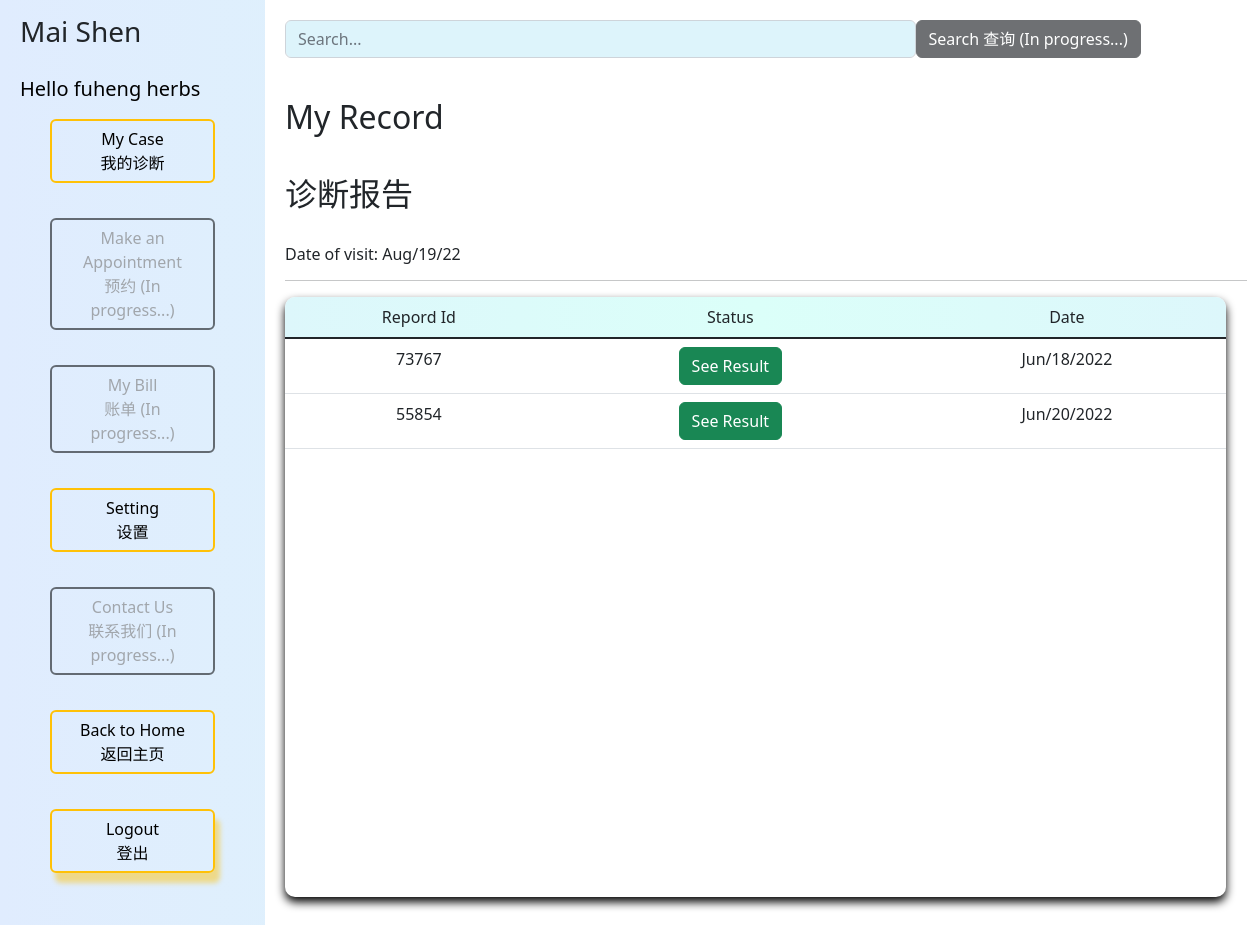
/dashboard/allcase/8, run on an earlier commit of the app's database.
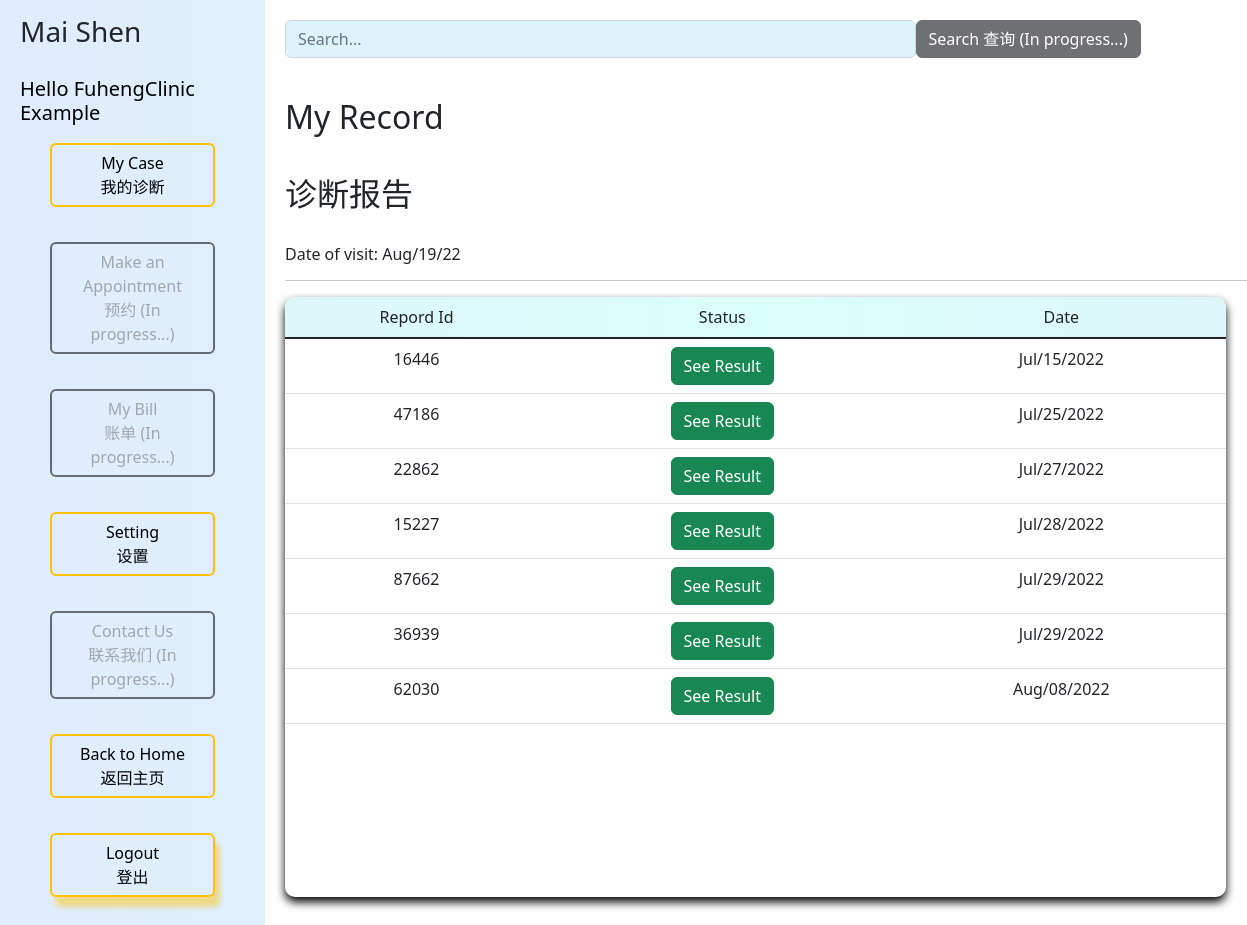
And on a later commit of the database.
### firstTrial/models.py (models this page shows)
class Patient(models.Model):
    firstName = models.CharField(max_length=45)
    lastName = models.CharField(max_length=45)
    email = models.EmailField(max_length=70)
    password = models.CharField(max_length=255)
    sex = models.CharField(max_length=20)
    date_of_birth = models.DateField(null=False, blank=False)
    phone_number = models.CharField( max_length=10)
    insurance = models.CharField(max_length=45)
    insuranceId = models.CharField(max_length=45)
    hearUs = models.CharField(max_length=45)
    referByFriend = models.CharField(max_length=105)
    created_at = models.DateTimeField(auto_now_add=True)
    updated_at = models.DateTimeField(auto_now=True)
    objects = PatientManager()

class PatientForm(models.Model):
    patient = models.ForeignKey(Patient, related_name="patientForm", on_delete=models.CASCADE)
    sympton = models.TextField(blank=True, null=True)
    lastVisit = models.CharField(max_length=20)
    lastVisitComment = models.TextField(blank=True)
    newComplaints = models.CharField(max_length=20)
    newComplaintsComment = models.TextField(blank=True)
    changeMedication = models.CharField(max_length=50)
    changeLastVisit = models.CharField(max_length=50)
    sweat = models.CharField(max_length=30)
    sweatOther = models.TextField(blank=True)
    appetite = models.CharField(max_length=30)
    appetiteOther = models.TextField(blank=True)
    sleep = models.CharField(max_length=30)
    sleepOther = models.TextField(blank=True)
    tinnitus = models.CharField(max_length=30)
    tinnitusOther = models.TextField(blank=True)
    mouth = models.CharField(max_length=30)
    mouthOther = models.TextField(blank=True)
    digestion = models.CharField(max_length=30)
    digestionOther = models.TextField(blank=True)
    stool = models.CharField(max_length=30)
    stoolOther = models.TextField(blank=True)
    eyes = models.CharField(max_length=30)
    eyesOther = models.TextField(blank=True)
    teeth = models.CharField(max_length=30)
    teethOther = models.TextField(blank=True)
    sexualActivities = models.CharField(max_length=30)
    sexualActivitiesOther = models.TextField(blank=True)
    swelling = models.CharField(max_length=30)
    swellingOther = models.TextField(blank=True)
    thirst = models.CharField(max_length=30)
    thirstOther = models.TextField(blank=True)
    urine = models.CharField(max_length=30)
    urineOther = models.TextField(blank=True)
    nose = models.CharField(max_length=30)
    noseOther = models.TextField(blank=True)
    throat = models.CharField(max_length=30)
    throatOther = models.TextField(blank=True)
    caseNumber = models.CharField(max_length=5)
    allergies = models.TextField(blank=True)
    diagnosis = models.BooleanField(default=False)
    diagnosisInitial = models.TextField(blank=True)
    diagnosisResult = models.TextField(blank=True)
    agreementCheck = models.BooleanField(default=False)
    tongueCoat = models.ImageField(upload_to=upload_location)
    leftEye = models.ImageField(upload_to=upload_location)
    rightEye = models.ImageField(upload_to=upload_location)
    face = models.ImageField(upload_to=upload_location)
    question = models.BooleanField(default=False)
    lungResult = models.TextField(blank=True)
    pericardiumResult = models.TextField(blank=True)
    heartResult = models.TextField(blank=True)
    stomachResult = models.TextField(blank=True)
    gallbladderResult = models.TextField(blank=True)
    urinaryBladderResult = models.TextField(blank=True)
    spleenResult = models.TextField(blank=True)
    liverResult = models.TextField(blank=True)
    kidneyResult = models.TextField(blank=True)
    large_intestineResult = models.TextField(blank=True)
    san_jiaoResult = models.TextField(blank=True)
    small_intestineResult = models.TextField(blank=True)
    created_at = models.DateTimeField(auto_now_add=True)
    updated_at = models.DateTimeField(auto_now=True)

### firstTrial/views.py (the view)
# urls.py: path('dashboard/allcase/<int:patient_id>', views.view_allcase),
def view_allcase(request, patient_id):
    context = {
        "patient":Patient.objects.get(id=patient_id),
        "today_date":datetime.date.today().strftime("%b/%d/%y"),
        "patient_all_forms": PatientForm.objects.filter(patient=Patient.objects.get(id=patient_id)),
    }
    return render (request, "mycase.html", context)

### firstTrial/templates/mycase.html (shortened to what this page needs)
<!DOCTYPE html>
<html lang="en">
<head>
    {% load static %}
    <link rel="stylesheet" href="{% static 'css/style.css' %}">
    <link href="https://cdn.jsdelivr.net/npm/bootstrap@5.1.3/dist/css/bootstrap.min.css" rel="stylesheet">
    <link rel="stylesheet" href="https://cdnjs.cloudflare.com/ajax/libs/font-awesome/4.7.0/css/font-awesome.min.css">
    <link rel="stylesheet" href="https://cdn.jsdelivr.net/npm/bootstrap-icons@1.9.1/font/bootstrap-icons.css">
    <link href="https://cdn.jsdelivr.net/npm/bootstrap@5.2.0/dist/css/bootstrap.min.css" rel="stylesheet">
    <link href="https://getbootstrap.com/docs/5.2/assets/css/docs.css" rel="stylesheet">
</head>
<body>
    <div class="bgc">
        <div class="mynav ">
            <div class="nav-header">
                <h3>Mai Shen</h3>
                <h5 style="padding-top: 20px; color: black; ">Hello {{patient.firstName}} {{patient.lastName}}</h5>
            </div>
            <div class="nav-menu">
                <a class="btn btn-outline-dark " href="/dashboard">My Case <br> 我的诊断</a>
                <a class="btn btn-outline-dark disabled " style="color: grey; " href=" ">Make an Appointment <br> 预约 (In progress...)</a>
                <a class="btn btn-outline-dark disabled " style="color: grey; " href=" ">My Bill <br> 账单 (In progress...)</a>
                <a class="btn btn-outline-dark" href="/dashboard/{{patient.id}}/settings">Setting <br> 设置 </a>
                <a class="btn btn-outline-dark disabled " style="color: grey; " href=" ">Contact Us <br> 联系我们 (In progress...)</a>
                <a class="btn btn-outline-dark" href="/">Back to Home <br> 返回主页 </a>
                <a style=" text-decoration: none; box-shadow: 5px 10px 5px #ffc10778; " class="btn bstn-warning" href="/logout ">Logout <br> 登出 </a>
            </div>
        </div>
        <div class="dash-content">
            <div class="search">
                <form style="display:flex;" action="">
                    <input type="text" class="form-control" name="" id="" placeholder="Search...">
                    <button class="btn btn-dark" disabled>Search 查询 (In progress...)</button>
                </form>
            </div>
            <h2 style="margin-top: 40px;">
                My Record <br><br> 诊断报告
            </h2>
            <br>
            <h6>Date of visit: {{today_date}}</h6>
            <hr>
            <div class="formList">
                <table class="table">
                    {% if not patient_all_forms %}
                    <h5>No Form has been submitted <br> 暂无诊断报告</h5>
                    {% else %}
                    <thead style="background: linear-gradient(90deg, rgba(221,247,251,1) 0%, rgba(219,255,249,1) 50%, rgba(221,247,251,1) 100%);">
                        <tr>
                            <td>Repord Id</td>
                            <td>Status</td>
                            <td>Date</td>
                        </tr>
                    </thead>
                    {% for form in patient_all_forms %}
                    <tr>
                        <td>{{form.caseNumber}} </td>
                        {% if form.diagnosis == True%}
                        <td><a class="btn btn-success " href="/checkform/{{form.id}} ">See Result</a></td>
                        {% else %}
                        <td><a class="btn btn-primary " href="/checkform/{{form.id}} ">Continue</a></td>
                        {% endif %}
                        <td>{{form.created_at|date:"M/d/Y "}}</td>
                    </tr>
                    {% endfor %} {% endif %}
                </table>
            </div>
        </div>
    </div>
</body>
</html>

### static/css/style.css (style rules this page uses)
@media all and (min-width:1024px) and (max-width:1439px) { .mynav { width: 265px; padding: 15px 20px; position: absolute; left: 0%; top: 0%; min-height: 940px; } }
@media all and (min-width:1024px) and (max-width:1439px) { .mynav a { color: black; display: block; margin-bottom: 35px; border: 2px solid #ffc107; } }
@media all and (min-width:1024px) and (max-width:1439px) { .search form input { width: 65%; min-width: 440px; background-color: #ddf4fb; } }
@media all and (min-width:1024px) and (max-width:1439px) { .dash-content { margin-left: 265px; width: 81%; min-height: 940px; height: auto; background-color: white; padding-top: 20px; padding-left: 20px; padding-right: 20px; } }
@media all and (min-width:1024px) and (max-width:1439px) { .nav-menu { padding: 10px 30px; } }
@media all and (min-width:1024px) and (max-width:1439px) { .formList { box-shadow: 0 5px 10px black; border-radius: 10px; background-color: white; width: 97%; overflow-y: scroll; height: 600px; text-align: center; } }
@media all and (min-width:1024px) and (max-width:1439px) { .bgc { background: linear-gradient(90deg, rgba(224, 236, 254, 1) 0%, rgba(221, 244, 251, 1) 50%, rgba(220, 251, 250, 1) 100%); } }

What changed in the data, as far as the page shows it:
removed PatientForm: caseNumber "73767", created_at "Jun/18/2022"
removed PatientForm: caseNumber "55854", created_at "Jun/20/2022"
changed Patient: firstName "fuheng" → "FuhengClinic"; lastName "herbs" → "Example"
added PatientForm: caseNumber "16446", created_at "Jul/15/2022"
added PatientForm: caseNumber "47186", created_at "Jul/25/2022"
added PatientForm: caseNumber "22862", created_at "Jul/27/2022"
added PatientForm: caseNumber "15227", created_at "Jul/28/2022"
added PatientForm: caseNumber "87662", created_at "Jul/29/2022"
added PatientForm: caseNumber "36939", created_at "Jul/29/2022"
added PatientForm: caseNumber "62030", created_at "Aug/08/2022"
